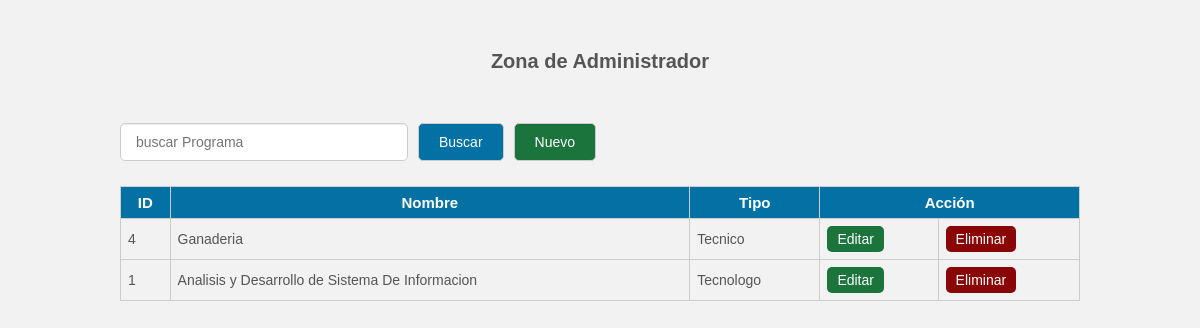
The page /wprogramas/index.php on the database its author committed.
### tables this page shows
CREATE TABLE IF NOT EXISTS `programa` (
  `id` int(11) NOT NULL AUTO_INCREMENT,
  `nombre` varchar(50) NOT NULL,
  `tipo` varchar(50) NOT NULL,
  PRIMARY KEY (`id`)
);

### wprogramas/index.php (the view, shortened to what this page needs)
<?php
	include_once 'conexion.php';
	$sentencia_select=$con->prepare('SELECT *FROM Programa ORDER BY id DESC');
	$sentencia_select->execute();
	$resultado=$sentencia_select->fetchAll();
?>
<!DOCTYPE html>
<html lang="es">
<head>
	<link rel="stylesheet" href="/css/estilo.css">
</head>
<body>
	<div class="contenedor">
		<h2>Zona de Administrador</h2>
		<div class="barra__buscador">
			<form action="" class="formulario" method="post">
				<input type="text" name="buscar" placeholder="buscar Programa"
				value="<?php if(isset($buscar_text)) echo $buscar_text; ?>" class="input__text">
				<input type="submit" class="btn" name="btn_buscar" value="Buscar">
				<a href="insert.php" class="btn btn__nuevo">Nuevo</a>
			</form>
		</div>
		<table>
			<tr class="head">
                <td>ID</td>
				<td>Nombre</td>
				<td>Tipo</td>
				<td colspan="2">Acción</td>
			</tr>
			<?php foreach($resultado as $fila):?>
				<tr >
					<td><?php echo $fila['id']; ?></td>
					<td><?php echo $fila['nombre']; ?></td>
					<td><?php echo $fila['tipo']; ?></td>
					<td><a href="update.php?id=<?php echo $fila['id']; ?>"  class="btn__update" >Editar</a></td>
					<td><a href="delete.php?id=<?php echo $fila['id']; ?>" class="btn__delete">Eliminar</a></td>
				</tr>
			<?php endforeach ?>
		</table>
	</div>
</body>
</html>

### css/estilo.css (style rules this page uses)
* { padding: 0; margin: 0px; box-sizing: border-box; }
body { font-family: 'Arial',sans-serif; font-size: 16px; background: #f2f2f2; }
a { text-decoration: none; }
.contenedor { width: 80%; max-width: 1000px; margin: 30px auto; overflow: hidden; }
h2 { display: block; margin-top: 20px; margin-bottom: 20px; text-align: center; font-size: 20px; font-family: 'Arial', sans-serif; font-weight: bold; color: #555; }
.barra__buscador { width: 100%; margin-top: 50px; margin-bottom: 10px; }
.formulario { display: flex; width: 100%; overflow: hidden; }
form .input__text { width: 100%; border: 1px solid #ccc; border-radius: 5px; box-shadow: 0 1px 1px rgba(0, 0, 0, 0.075) inset; color: #848688; display: block; font-size: 14px; margin-bottom: 15px; padding: 10px 15px; max-width: 30%; margin-right: 10px; outline: medium none; }
form .btn { border: 1px solid #ccc; border-radius: 5px; box-shadow: 0 1px 1px rgba(0, 0, 0, 0.075) inset; color: #fff; display: block; font-size: 14px; background: rgb(3, 113, 163); margin-bottom: 15px; padding: 10px 20px; margin-right: 10px; outline: medium none; cursor: pointer; }
.btn__nuevo { float: right; background: #1b743c !important; }
table { width: 100%; border-collapse: collapse; }
table .head { background: rgb(3, 113, 163); }
table .head td { color: #fff; font-family: 'Arial',sans-serif; font-weight: bold; font-size: 15px; text-align: center; }
table tr td { border:1px solid #ccc; padding: 7px; font-size: 14px; color: #555; }
.btn__update { display: inline-block; font-size: 14px; background: #1b743c; color: #fff; border-radius: 5px; padding: 5px 10px; }
.btn__delete { display: inline-block; font-size: 14px; background: #8a0505; color: #fff; border-radius: 5px; padding: 5px 10px; }

### rows shown on the page
programa: id "4", nombre "Ganaderia", tipo "Tecnico"
programa: id "1", nombre "Analisis y Desarrollo de Sistema De Informacion", tipo "Tecnologo"
